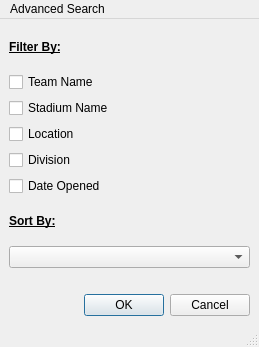
<?xml version="1.0" encoding="UTF-8"?>
<ui version="4.0">
 <class>MainWindow</class>
 <widget class="QMainWindow" name="MainWindow">
  <property name="geometry">
   <rect>
    <x>0</x>
    <y>0</y>
    <width>259</width>
    <height>347</height>
   </rect>
  </property>
  <property name="windowTitle">
   <string>MainWindow</string>
  </property>
  <widget class="QWidget" name="centralwidget">
   <layout class="QGridLayout" name="gridLayout">
    <item row="4" column="0">
     <spacer name="horizontalSpacer_2">
      <property name="orientation">
       <enum>Qt::Horizontal</enum>
      </property>
      <property name="sizeHint" stdset="0">
       <size>
        <width>40</width>
        <height>20</height>
       </size>
      </property>
     </spacer>
    </item>
    <item row="5" column="0">
     <widget class="QDialogButtonBox" name="buttonBox">
      <property name="font">
       <font>
        <strikeout>false</strikeout>
       </font>
      </property>
      <property name="standardButtons">
       <set>QDialogButtonBox::Cancel|QDialogButtonBox::Ok</set>
      </property>
     </widget>
    </item>
    <item row="1" column="0">
     <layout class="QVBoxLayout" name="verticalLayout">
      <item>
       <widget class="QCheckBox" name="checkBox">
        <property name="text">
         <string>Team Name</string>
        </property>
       </widget>
      </item>
      <item>
       <widget class="QCheckBox" name="checkBox_2">
        <property name="text">
         <string>Stadium Name</string>
        </property>
       </widget>
      </item>
      <item>
       <widget class="QCheckBox" name="checkBox_3">
        <property name="text">
         <string>Location</string>
        </property>
       </widget>
      </item>
      <item>
       <widget class="QCheckBox" name="checkBox_4">
        <property name="text">
         <string>Division</string>
        </property>
       </widget>
      </item>
      <item>
       <widget class="QCheckBox" name="checkBox_5">
        <property name="text">
         <string>Date Opened</string>
        </property>
       </widget>
      </item>
     </layout>
    </item>
    <item row="2" column="0" alignment="Qt::AlignVCenter">
     <widget class="QLabel" name="label_2">
      <property name="font">
       <font>
        <weight>75</weight>
        <bold>true</bold>
        <underline>true</underline>
       </font>
      </property>
      <property name="text">
       <string>Sort By:</string>
      </property>
     </widget>
    </item>
    <item row="0" column="0">
     <widget class="QLabel" name="label">
      <property name="font">
       <font>
        <weight>75</weight>
        <bold>true</bold>
        <underline>true</underline>
       </font>
      </property>
      <property name="text">
       <string>Filter By:</string>
      </property>
     </widget>
    </item>
    <item row="3" column="0">
     <widget class="QComboBox" name="comboBox"/>
    </item>
   </layout>
  </widget>
  <widget class="QMenuBar" name="menubar">
   <property name="geometry">
    <rect>
     <x>0</x>
     <y>0</y>
     <width>259</width>
     <height>20</height>
    </rect>
   </property>
   <widget class="QMenu" name="menuAdvanced_Search">
    <property name="title">
     <string>Advanced Search</string>
    </property>
   </widget>
   <addaction name="menuAdvanced_Search"/>
  </widget>
  <widget class="QStatusBar" name="statusbar"/>
 </widget>
 <resources/>
 <connections/>
</ui>
